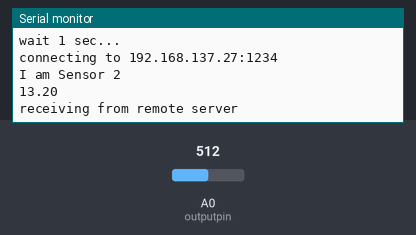
Simulated run of this sketch. Board: ESP8266 (NodeMCU). On the bench: the last lines printed to the serial monitor. The test bench sets the inputs (shaded band); at power-on: A0 (outputpin) = 512. WiFi joins after 1.5 s; servers stay silent unless stated.

Above: at 2.9 s.
3.0 s: A0 (outputpin) set to 716
At 4.3 s:
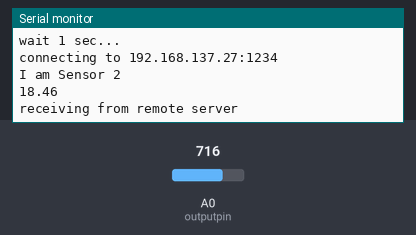
4.5 s: A0 (outputpin) set to 900
At 5.4 s:
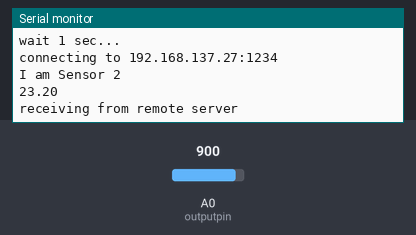
Timing chart, 0 to 7.5 s (numbered marks = the images above; inputs shaded):
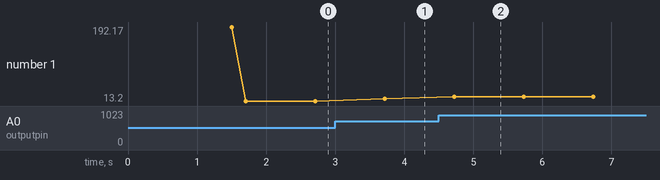

The sketch:

WiFiClientBasic2.ino
```cpp
/*
    This sketch sends a string to a TCP server, and prints a one-line response.
    You must run a TCP server in your local network.
    For example, on Linux you can use this command: nc -v -l 3000
*/

#include <ESP8266WiFi.h>
#include <ESP8266WiFiMulti.h>

#ifndef STASSID
#define STASSID "Hello"
#define STAPSK  "ispcpc82"
#endif

const char* ssid     = STASSID;
const char* password = STAPSK;

const char* host = "192.168.137.27";
const uint16_t port = 1234;

ESP8266WiFiMulti WiFiMulti;
  // Use WiFiClient class to create TCP connections
  WiFiClient client;

int outputpin = A0;

void setup() {
  Serial.begin(115200);

  // We start by connecting to a WiFi network
  WiFi.mode(WIFI_STA);
  WiFiMulti.addAP(ssid, password);

  Serial.println();
  Serial.println();
  Serial.print("Wait for WiFi... ");

  while (WiFiMulti.run() != WL_CONNECTED) {
    Serial.print(".");
    delay(1);
  }

  Serial.println("");
  Serial.println("WiFi connected");
  Serial.println("IP address: ");
  Serial.println(WiFi.localIP());

  delay(1);


  if (!client.connect(host, port)) {
    Serial.println("connection failed");
    Serial.println("wait 1 sec...");
    delay(1);
    return;
  }

}

void loop() {
  Serial.print("connecting to ");
  Serial.print(host);
  Serial.print(':');
  Serial.println(port);

  int analogValue = analogRead(outputpin);
float millivolts = ((analogValue)/128.0)*3300.0;
float celsius = millivolts/1000;
Serial.println("I am Sensor 2");
Serial.println(celsius);
client.println("I am Sensor 2");
client.println(celsius);
float fahrenheit = ((celsius * 9)/5 + 32);
//Serial.println(fahrenheit);
delay(1);

  // This will send the request to the server


  //read back one line from server
  Serial.println("receiving from remote server");
  String line = client.readStringUntil('\r');
  Serial.println(line);

  Serial.println("closing connection");
  client.stop();

  Serial.println("wait 1 sec...");
  delay(1);
}
```

Measured:
- after the input at 3.0 s, the serial monitor: prints a new line after 0.72 s (image 1)
- after the input at 4.5 s, the serial monitor: prints a new line after 0.23 s (image 2)
- plotted number 1: 13.2 → 18.46 after the input at 3.0 s, 18.46 → 23.2 after the input at 4.5 s
